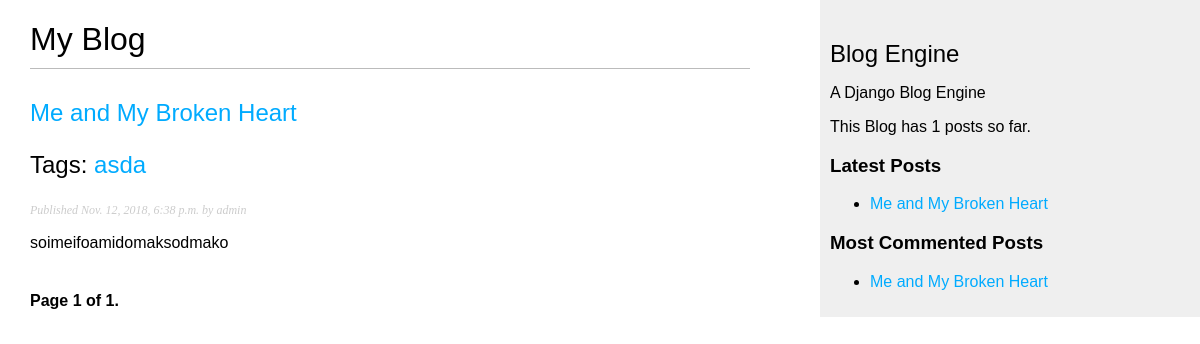
The page /blog/ on the database as committed earlier.
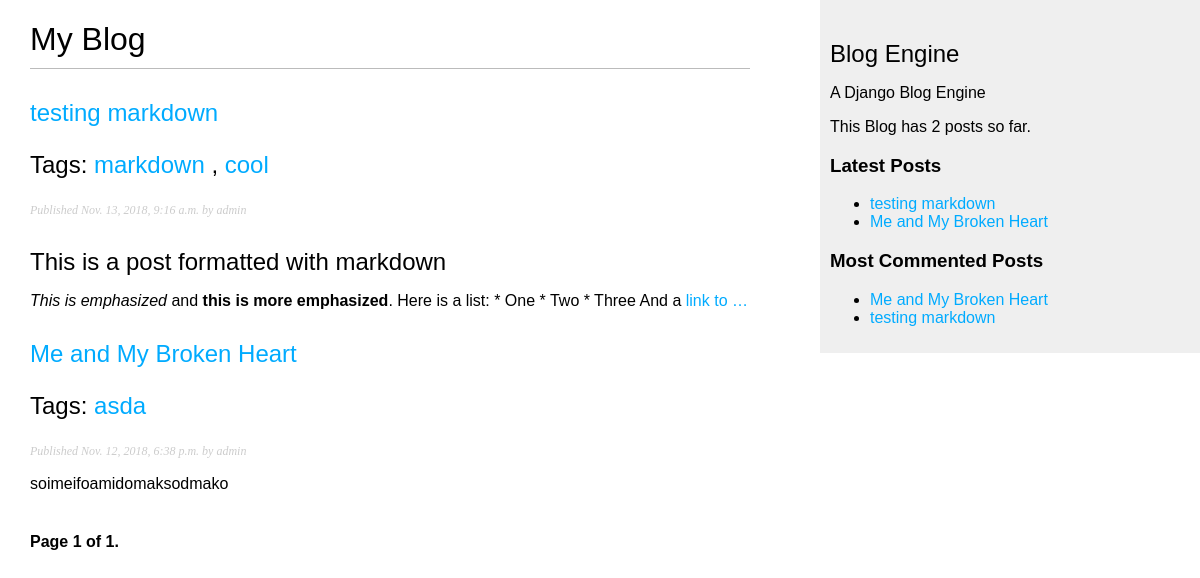
The same page on the database as committed later.
### blog/models.py (models this page shows, shortened)
class Post(models.Model):
    tags = TaggableManager()
    STATUS_CHOICES = (
        ('draft', 'Draft'),
        ('published', 'Published'),
    )
    title = models.CharField(max_length=250)
    slug = models.SlugField(max_length=250,
                            unique_for_date='publish')
    author = models.ForeignKey(User,
                               on_delete=models.CASCADE,
                               related_name='blog_posts')
    body = models.TextField()
    publish = models.DateTimeField(default=timezone.now)
    created = models.DateTimeField(auto_now_add=True)
    updated = models.DateTimeField(auto_now=True)
    status = models.CharField(max_length=10,
                              choices=STATUS_CHOICES,
                              default='draft')
    objects = models.Manager()  # the default manager
    published = PublishedManager()  # the custom manager
    class Meta:
        ordering = ('-publish',)
    def get_absolute_url(self):
        return reverse('blog:post_detail',
                       args=[self.publish.year,
                             self.publish.month,
                             self.publish.day,
                             self.slug])

### blog/views.py (the view)
# urls.py: path('', views.post_list, name='post_list'),
def post_list(request, tag_slug=None):
    object_list = Post.published.all()
    tag = None
    if tag_slug:
        tag = get_object_or_404(Tag, slug=tag_slug)
        object_list = object_list.filter(tags__in=[tag])
    paginator = Paginator(object_list, 3)  # 3 posts in each page
    page = request.GET.get('page')
    try:
        posts = paginator.page(page)
    except PageNotAnInteger:
        posts = paginator.page(1)
    except EmptyPage:
        posts = paginator.page(paginator.num_pages)
    return render(request,
                  'blog/post/list.html',
                  {'page': page,
                   'posts': posts,
                   'tag': tag})

### blog/models.py (called while the page is built)
    def get_queryset(self):
        return super(PublishedManager,
                     self).get_queryset() \
            .filter(status='published')

### blog/templatetags/blog_tags.py (called while the page is built)
@register.simple_tag
def total_posts():
    return Post.published.count()

@register.inclusion_tag('blog/post/latest_posts.html')
def show_latest_posts(count=5):
    latest_posts = Post.published.order_by('-publish')[:count]
    return {'latest_posts': latest_posts}

@register.simple_tag
def get_most_commented_posts(count=5):
    return Post.published.annotate(total_comments=Count('comments')).order_by('-total_comments')[:count]

@register.filter(name='markdown')
def markdown_format(text):
    return mark_safe(markdown.markdown(text))

### blog/templates/blog/post/list.html (shortened to what this page needs)
{% extends "blog/base.html" %}
{% load blog_tags %}
{% block content %}
    <h1>My Blog</h1>
    {% for post in posts %}
        <h2>
            <a href="{{ post.get_absolute_url }}">
                {{ post.title }}
            </a>
            <p class="tags">
                Tags:
                {% for tag in post.tags.all %}
                    <a href="{% url "blog:post_list_by_tag" tag.slug %}">
                        {{ tag.name }}
                    </a>
                    {% if not forloop.last %}, {% endif %}
                {% endfor %}
            </p>
        </h2>
        <p class="date">
            Published {{ post.publish }} by {{ post.author }}
        </p>
        {{ post.body|markdown|truncatewords:30 }}
    {% endfor %}
    {% include "blog/pagination.html" with page=posts %}
{% endblock %}

### blog/templates/blog/base.html (shortened to what this page needs)
{% load blog_tags %}
{% load static %}
<!DOCTYPE html>
<html>
<head>
    <link href="{% static "css/blog.css" %}" rel="stylesheet">
</head>
<body>
<div id="content">{% block content %} {% endblock %}</div>
<div id="sidebar">
    <h2>Blog Engine</h2>
    <p>A Django Blog Engine</p>
    <p>This Blog has {% total_posts %} posts so far.</p>
    <h3>Latest Posts</h3>
    {% show_latest_posts %}
    <h3>Most Commented Posts</h3>
    {% get_most_commented_posts as most_commented_posts %}
    <ul>
        {% for post in most_commented_posts %}
            <li>
                <a href="{{ post.get_absolute_url }}">{{ post.title }}</a>
            </li>
        {% endfor %}
    </ul>
</div>
</body>
</html>

### blog/templates/blog/pagination.html (shortened to what this page needs)
<div class="pagination">
<span class="step-links">
    <span class="current">
Page {{ page.number }} of {{ page.paginator.num_pages }}.
</span>
</span>
</div>

### blog/templates/blog/post/latest_posts.html
<ul>
    {% for post in latest_posts %}
        <li>
            <a href="{{ post.get_absolute_url }}">{{ post.title }}</a>
        </li>
    {% endfor %}
</ul>

### blog/static/css/blog.css (style rules this page uses)
body { margin:0; padding:0; font-family:helvetica, sans-serif; }
a { color:#00abff; text-decoration:none; }
h1 { font-weight:normal; border-bottom:1px solid #bbb; padding:0 0 10px 0; }
h2 { font-weight:normal; margin:30px 0 0; }
#content { float:left; width:60%; padding:0 0 0 30px; }
#sidebar { float:right; width:30%; padding:10px; background:#efefef; height:100%; }
p.date { color:#ccc; font-family: georgia, serif; font-size: 12px; font-style: italic; }
.pagination { margin:40px 0; font-weight:bold; }

Rows that differ between the two databases and show on the page:
added Post: title "testing markdown", publish "Nov. 13, 2018, 9:16 a.m.", author "admin", body "This is a post formatted with markdown This is emphasized and this is more emphasized . Here is a list: * One * Two * Three And a link to …"
added Tag: name "markdown", shown under "testing markdown"
added Tag: name "cool", shown under "testing markdown"
Other text that changed with them:
text no longer shown: "1"
text now shown: "2"
